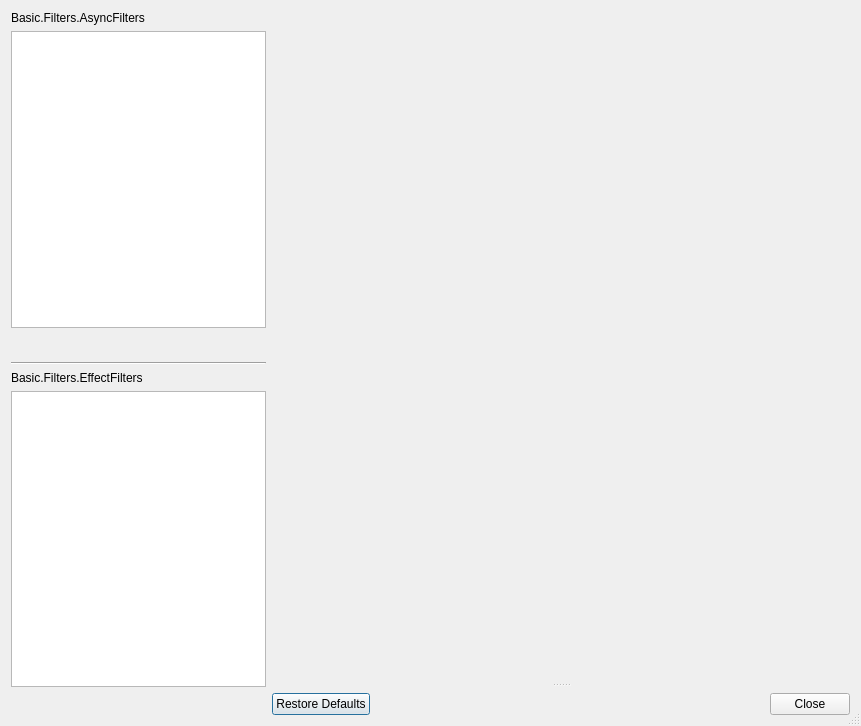
<?xml version="1.0" encoding="UTF-8"?>
<ui version="4.0">
 <class>OBSBasicFilters</class>
 <widget class="QDialog" name="OBSBasicFilters">
  <property name="geometry">
   <rect>
    <x>0</x>
    <y>0</y>
    <width>861</width>
    <height>726</height>
   </rect>
  </property>
  <property name="windowTitle">
   <string>Basic.Filters</string>
  </property>
  <property name="sizeGripEnabled">
   <bool>true</bool>
  </property>
  <layout class="QVBoxLayout" name="verticalLayout">
   <item>
    <layout class="QHBoxLayout" name="horizontalLayout" stretch="1,10">
     <property name="sizeConstraint">
      <enum>QLayout::SizeConstraint::SetMinimumSize</enum>
     </property>
     <item>
      <layout class="QVBoxLayout" name="verticalLayout_2">
       <item>
        <widget class="QFrame" name="asyncWidget">
         <property name="sizePolicy">
          <sizepolicy hsizetype="Preferred" vsizetype="Expanding">
           <horstretch>0</horstretch>
           <verstretch>0</verstretch>
          </sizepolicy>
         </property>
         <property name="minimumSize">
          <size>
           <width>255</width>
           <height>0</height>
          </size>
         </property>
         <layout class="QVBoxLayout" name="verticalLayout_3">
          <property name="leftMargin">
           <number>0</number>
          </property>
          <property name="topMargin">
           <number>0</number>
          </property>
          <property name="rightMargin">
           <number>0</number>
          </property>
          <property name="bottomMargin">
           <number>0</number>
          </property>
          <item>
           <widget class="QLabel" name="asyncLabel">
            <property name="text">
             <string>Basic.Filters.AsyncFilters</string>
            </property>
           </widget>
          </item>
          <item>
           <widget class="FocusList" name="asyncFilters">
            <property name="sizePolicy">
             <sizepolicy hsizetype="Preferred" vsizetype="Expanding">
              <horstretch>0</horstretch>
              <verstretch>0</verstretch>
             </sizepolicy>
            </property>
            <property name="contextMenuPolicy">
             <enum>Qt::ContextMenuPolicy::CustomContextMenu</enum>
            </property>
            <property name="dragEnabled">
             <bool>true</bool>
            </property>
            <property name="dragDropMode">
             <enum>QAbstractItemView::DragDropMode::InternalMove</enum>
            </property>
            <property name="defaultDropAction">
             <enum>Qt::DropAction::TargetMoveAction</enum>
            </property>
            <property name="spacing">
             <number>1</number>
            </property>
           </widget>
          </item>
          <item>
           <widget class="QFrame" name="widget">
            <layout class="QHBoxLayout" name="horizontalLayout_4">
             <property name="spacing">
              <number>4</number>
             </property>
             <property name="leftMargin">
              <number>0</number>
             </property>
             <property name="topMargin">
              <number>0</number>
             </property>
             <property name="rightMargin">
              <number>0</number>
             </property>
             <property name="bottomMargin">
              <number>0</number>
             </property>
             <item>
              <widget class="QPushButton" name="addAsyncFilter">
               <property name="maximumSize">
                <size>
                 <width>22</width>
                 <height>22</height>
                </size>
               </property>
               <property name="accessibleName">
                <string>Add</string>
               </property>
               <property name="text">
                <string notr="true"/>
               </property>
               <property name="icon">
                <iconset resource="obs.qrc">
                 <normaloff>:/res/images/plus.svg</normaloff>:/res/images/plus.svg</iconset>
               </property>
               <property name="autoDefault">
                <bool>false</bool>
               </property>
               <property name="flat">
                <bool>true</bool>
               </property>
               <property name="class" stdset="0">
                <string notr="true">btn-tool icon-plus</string>
               </property>
              </widget>
             </item>
             <item>
              <widget class="QPushButton" name="removeAsyncFilter">
               <property name="maximumSize">
                <size>
                 <width>22</width>
                 <height>22</height>
                </size>
               </property>
               <property name="accessibleName">
                <string>Remove</string>
               </property>
               <property name="text">
                <string notr="true"/>
               </property>
               <property name="icon">
                <iconset resource="obs.qrc">
                 <normaloff>:/res/images/minus.svg</normaloff>:/res/images/minus.svg</iconset>
               </property>
               <property name="autoDefault">
                <bool>false</bool>
               </property>
               <property name="flat">
                <bool>true</bool>
               </property>
               <property name="class" stdset="0">
                <string notr="true">btn-tool icon-trash</string>
               </property>
              </widget>
             </item>
             <item>
              <widget class="QPushButton" name="moveAsyncFilterUp">
               <property name="maximumSize">
                <size>
                 <width>22</width>
                 <height>22</height>
                </size>
               </property>
               <property name="accessibleName">
                <string>MoveUp</string>
               </property>
               <property name="text">
                <string notr="true"/>
               </property>
               <property name="icon">
                <iconset resource="obs.qrc">
                 <normaloff>:/res/images/up.svg</normaloff>:/res/images/up.svg</iconset>
               </property>
               <property name="autoDefault">
                <bool>false</bool>
               </property>
               <property name="flat">
                <bool>true</bool>
               </property>
               <property name="class" stdset="0">
                <string notr="true">btn-tool icon-up</string>
               </property>
              </widget>
             </item>
             <item>
              <widget class="QPushButton" name="moveAsyncFilterDown">
               <property name="maximumSize">
                <size>
                 <width>22</width>
                 <height>22</height>
                </size>
               </property>
               <property name="accessibleName">
                <string>MoveDown</string>
               </property>
               <property name="text">
                <string notr="true"/>
               </property>
               <property name="icon">
                <iconset resource="obs.qrc">
                 <normaloff>:/res/images/down.svg</normaloff>:/res/images/down.svg</iconset>
               </property>
               <property name="autoDefault">
                <bool>false</bool>
               </property>
               <property name="flat">
                <bool>true</bool>
               </property>
               <property name="class" stdset="0">
                <string notr="true">btn-tool icon-down</string>
               </property>
              </widget>
             </item>
             <item>
              <spacer name="asyncToolbarSpacer">
               <property name="orientation">
                <enum>Qt::Orientation::Horizontal</enum>
               </property>
               <property name="sizeType">
                <enum>QSizePolicy::Policy::Expanding</enum>
               </property>
               <property name="sizeHint" stdset="0">
                <size>
                 <width>20</width>
                 <height>0</height>
                </size>
               </property>
              </spacer>
             </item>
            </layout>
           </widget>
          </item>
         </layout>
        </widget>
       </item>
       <item>
        <widget class="Line" name="separatorLine">
         <property name="orientation">
          <enum>Qt::Orientation::Horizontal</enum>
         </property>
        </widget>
       </item>
       <item>
        <widget class="QFrame" name="effectWidget">
         <property name="sizePolicy">
          <sizepolicy hsizetype="Preferred" vsizetype="Expanding">
           <horstretch>0</horstretch>
           <verstretch>0</verstretch>
          </sizepolicy>
         </property>
         <property name="minimumSize">
          <size>
           <width>255</width>
           <height>0</height>
          </size>
         </property>
         <layout class="QVBoxLayout" name="verticalLayout_4">
          <property name="leftMargin">
           <number>0</number>
          </property>
          <property name="topMargin">
           <number>0</number>
          </property>
          <property name="rightMargin">
           <number>0</number>
          </property>
          <property name="bottomMargin">
           <number>0</number>
          </property>
          <item>
           <widget class="QLabel" name="label_2">
            <property name="text">
             <string>Basic.Filters.EffectFilters</string>
            </property>
           </widget>
          </item>
          <item>
           <widget class="FocusList" name="effectFilters">
            <property name="sizePolicy">
             <sizepolicy hsizetype="Preferred" vsizetype="Expanding">
              <horstretch>0</horstretch>
              <verstretch>0</verstretch>
             </sizepolicy>
            </property>
            <property name="contextMenuPolicy">
             <enum>Qt::ContextMenuPolicy::CustomContextMenu</enum>
            </property>
            <property name="dragEnabled">
             <bool>true</bool>
            </property>
            <property name="dragDropMode">
             <enum>QAbstractItemView::DragDropMode::InternalMove</enum>
            </property>
            <property name="defaultDropAction">
             <enum>Qt::DropAction::TargetMoveAction</enum>
            </property>
            <property name="spacing">
             <number>1</number>
            </property>
           </widget>
          </item>
          <item>
           <widget class="QFrame" name="widget_2">
            <layout class="QHBoxLayout" name="horizontalLayout_6">
             <property name="spacing">
              <number>4</number>
             </property>
             <property name="leftMargin">
              <number>0</number>
             </property>
             <property name="topMargin">
              <number>0</number>
             </property>
             <property name="rightMargin">
              <number>0</number>
             </property>
             <property name="bottomMargin">
              <number>0</number>
             </property>
             <item>
              <widget class="QPushButton" name="addEffectFilter">
               <property name="maximumSize">
                <size>
                 <width>22</width>
                 <height>22</height>
                </size>
               </property>
               <property name="accessibleName">
                <string>Add</string>
               </property>
               <property name="text">
                <string notr="true"/>
               </property>
               <property name="icon">
                <iconset resource="obs.qrc">
                 <normaloff>:/res/images/plus.svg</normaloff>:/res/images/plus.svg</iconset>
               </property>
               <property name="autoDefault">
                <bool>false</bool>
               </property>
               <property name="flat">
                <bool>true</bool>
               </property>
               <property name="class" stdset="0">
                <string notr="true">btn-tool icon-plus</string>
               </property>
              </widget>
             </item>
             <item>
              <widget class="QPushButton" name="removeEffectFilter">
               <property name="maximumSize">
                <size>
                 <width>22</width>
                 <height>22</height>
                </size>
               </property>
               <property name="accessibleName">
                <string>Remove</string>
               </property>
               <property name="text">
                <string notr="true"/>
               </property>
               <property name="icon">
                <iconset resource="obs.qrc">
                 <normaloff>:/res/images/minus.svg</normaloff>:/res/images/minus.svg</iconset>
               </property>
               <property name="autoDefault">
                <bool>false</bool>
               </property>
               <property name="flat">
                <bool>true</bool>
               </property>
               <property name="class" stdset="0">
                <string notr="true">btn-tool icon-trash</string>
               </property>
              </widget>
             </item>
             <item>
              <widget class="QPushButton" name="moveEffectFilterUp">
               <property name="maximumSize">
                <size>
                 <width>22</width>
                 <height>22</height>
                </size>
               </property>
               <property name="accessibleName">
                <string>MoveUp</string>
               </property>
               <property name="text">
                <string notr="true"/>
               </property>
               <property name="icon">
                <iconset resource="obs.qrc">
                 <normaloff>:/res/images/up.svg</normaloff>:/res/images/up.svg</iconset>
               </property>
               <property name="autoDefault">
                <bool>false</bool>
               </property>
               <property name="flat">
                <bool>true</bool>
               </property>
               <property name="class" stdset="0">
                <string notr="true">btn-tool icon-up</string>
               </property>
              </widget>
             </item>
             <item>
              <widget class="QPushButton" name="moveEffectFilterDown">
               <property name="maximumSize">
                <size>
                 <width>22</width>
                 <height>22</height>
                </size>
               </property>
               <property name="accessibleName">
                <string>MoveDown</string>
               </property>
               <property name="text">
                <string notr="true"/>
               </property>
               <property name="icon">
                <iconset resource="obs.qrc">
                 <normaloff>:/res/images/down.svg</normaloff>:/res/images/down.svg</iconset>
               </property>
               <property name="autoDefault">
                <bool>false</bool>
               </property>
               <property name="flat">
                <bool>true</bool>
               </property>
               <property name="class" stdset="0">
                <string notr="true">btn-tool icon-down</string>
               </property>
              </widget>
             </item>
             <item>
              <spacer name="effectToolbarSpacer">
               <property name="orientation">
                <enum>Qt::Orientation::Horizontal</enum>
               </property>
               <property name="sizeType">
                <enum>QSizePolicy::Policy::Expanding</enum>
               </property>
               <property name="sizeHint" stdset="0">
                <size>
                 <width>20</width>
                 <height>0</height>
                </size>
               </property>
              </spacer>
             </item>
            </layout>
           </widget>
          </item>
         </layout>
        </widget>
       </item>
      </layout>
     </item>
     <item>
      <widget class="QFrame" name="rightContainerLayout">
       <property name="minimumSize">
        <size>
         <width>200</width>
         <height>0</height>
        </size>
       </property>
       <property name="frameShape">
        <enum>QFrame::Shape::NoFrame</enum>
       </property>
       <property name="frameShadow">
        <enum>QFrame::Shadow::Plain</enum>
       </property>
       <layout class="QVBoxLayout" name="verticalLayout_6">
        <property name="leftMargin">
         <number>0</number>
        </property>
        <property name="topMargin">
         <number>0</number>
        </property>
        <property name="rightMargin">
         <number>0</number>
        </property>
        <property name="bottomMargin">
         <number>0</number>
        </property>
        <item>
         <widget class="QSplitter" name="rightLayout">
          <property name="minimumSize">
           <size>
            <width>0</width>
            <height>400</height>
           </size>
          </property>
          <property name="orientation">
           <enum>Qt::Orientation::Vertical</enum>
          </property>
          <property name="childrenCollapsible">
           <bool>false</bool>
          </property>
          <widget class="QFrame" name="previewFrame">
           <property name="sizePolicy">
            <sizepolicy hsizetype="Preferred" vsizetype="Expanding">
             <horstretch>0</horstretch>
             <verstretch>0</verstretch>
            </sizepolicy>
           </property>
           <property name="frameShape">
            <enum>QFrame::Shape::NoFrame</enum>
           </property>
           <property name="frameShadow">
            <enum>QFrame::Shadow::Plain</enum>
           </property>
           <layout class="QVBoxLayout" name="verticalLayout_7">
            <property name="spacing">
             <number>0</number>
            </property>
            <property name="leftMargin">
             <number>0</number>
            </property>
            <property name="topMargin">
             <number>0</number>
            </property>
            <property name="rightMargin">
             <number>0</number>
            </property>
            <property name="bottomMargin">
             <number>0</number>
            </property>
            <item>
             <widget class="OBSQTDisplay" name="preview" native="true">
              <property name="sizePolicy">
               <sizepolicy hsizetype="Expanding" vsizetype="Expanding">
                <horstretch>0</horstretch>
                <verstretch>0</verstretch>
               </sizepolicy>
              </property>
              <property name="minimumSize">
               <size>
                <width>0</width>
                <height>150</height>
               </size>
              </property>
             </widget>
            </item>
           </layout>
          </widget>
          <widget class="QFrame" name="propertiesFrame">
           <property name="sizePolicy">
            <sizepolicy hsizetype="Preferred" vsizetype="Expanding">
             <horstretch>0</horstretch>
             <verstretch>0</verstretch>
            </sizepolicy>
           </property>
           <property name="frameShape">
            <enum>QFrame::Shape::NoFrame</enum>
           </property>
           <property name="frameShadow">
            <enum>QFrame::Shadow::Plain</enum>
           </property>
           <layout class="QVBoxLayout" name="propertiesLayout">
            <property name="leftMargin">
             <number>0</number>
            </property>
            <property name="topMargin">
             <number>0</number>
            </property>
            <property name="rightMargin">
             <number>0</number>
            </property>
            <property name="bottomMargin">
             <number>0</number>
            </property>
           </layout>
          </widget>
         </widget>
        </item>
        <item>
         <layout class="QHBoxLayout" name="horizontalLayout_2">
          <property name="spacing">
           <number>4</number>
          </property>
          <property name="sizeConstraint">
           <enum>QLayout::SizeConstraint::SetMaximumSize</enum>
          </property>
          <item>
           <widget class="QDialogButtonBox" name="buttonBox">
            <property name="standardButtons">
             <set>QDialogButtonBox::StandardButton::Close|QDialogButtonBox::StandardButton::RestoreDefaults</set>
            </property>
           </widget>
          </item>
         </layout>
        </item>
       </layout>
      </widget>
     </item>
    </layout>
   </item>
  </layout>
  <action name="actionRemoveFilter">
   <property name="icon">
    <iconset resource="obs.qrc">
     <normaloff>:/res/images/minus.svg</normaloff>:/res/images/minus.svg</iconset>
   </property>
   <property name="text">
    <string>Remove</string>
   </property>
   <property name="shortcut">
    <string>Del</string>
   </property>
   <property name="iconVisibleInMenu">
    <bool>false</bool>
   </property>
  </action>
  <action name="actionMoveUp">
   <property name="icon">
    <iconset resource="obs.qrc">
     <normaloff>:/res/images/up.svg</normaloff>:/res/images/up.svg</iconset>
   </property>
   <property name="text">
    <string>Basic.MainMenu.Edit.Order.MoveUp</string>
   </property>
   <property name="shortcut">
    <string>Ctrl+Up</string>
   </property>
  </action>
  <action name="actionMoveDown">
   <property name="icon">
    <iconset resource="obs.qrc">
     <normaloff>:/res/images/down.svg</normaloff>:/res/images/down.svg</iconset>
   </property>
   <property name="text">
    <string>Basic.MainMenu.Edit.Order.MoveDown</string>
   </property>
   <property name="shortcut">
    <string>Ctrl+Down</string>
   </property>
  </action>
  <action name="actionRenameFilter">
   <property name="text">
    <string>Rename</string>
   </property>
  </action>
 </widget>
 <customwidgets>
  <customwidget>
   <class>OBSQTDisplay</class>
   <extends>QWidget</extends>
   <header>widgets/OBSQTDisplay.hpp</header>
   <container>1</container>
  </customwidget>
  <customwidget>
   <class>FocusList</class>
   <extends>QListWidget</extends>
   <header>components/FocusList.hpp</header>
  </customwidget>
 </customwidgets>
 <resources>
  <include location="obs.qrc"/>
 </resources>
 <connections/>
</ui>
